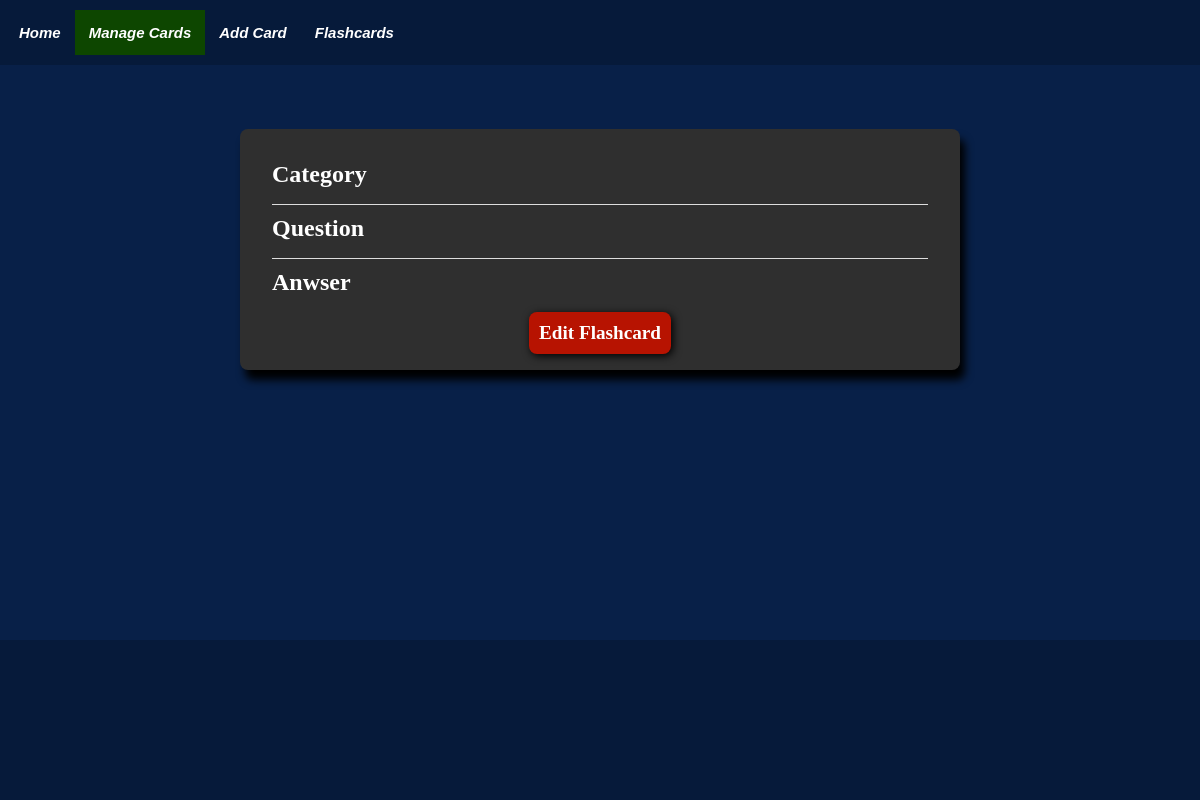
The app's page /view_flashcard/22, older data.
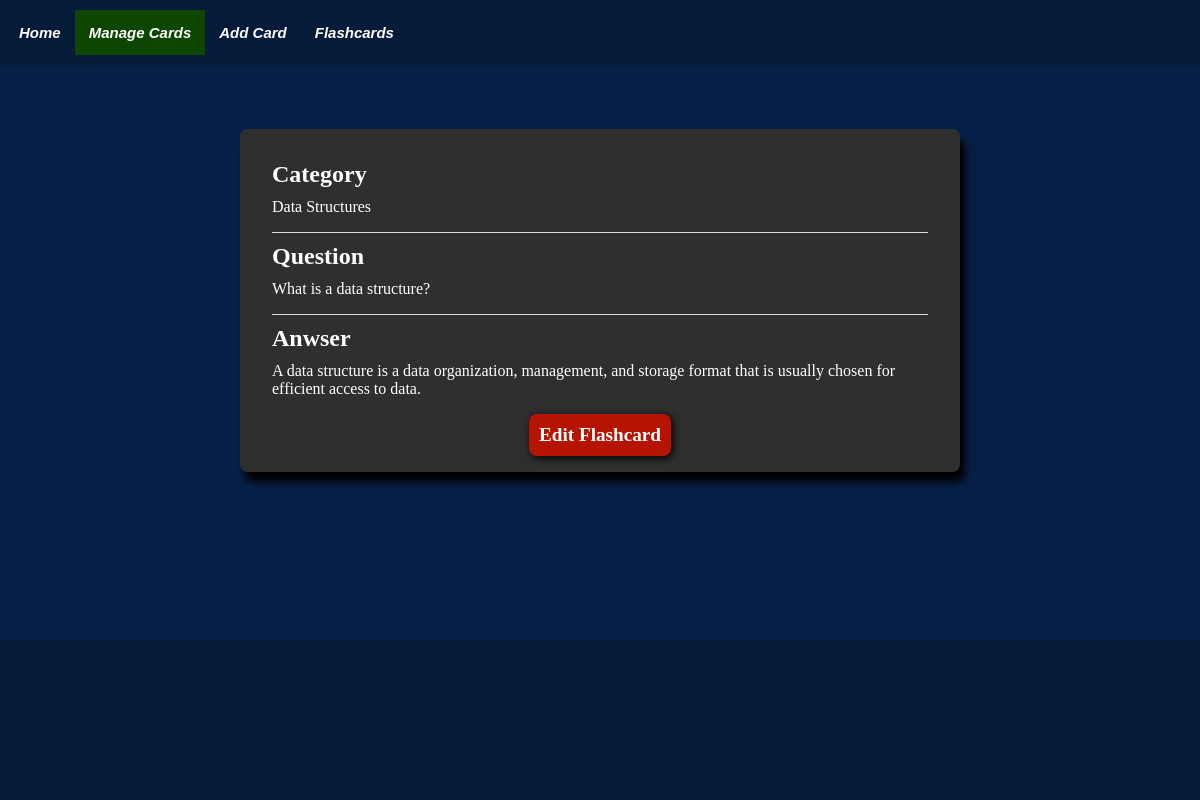
The same page, newer data.
### tables this page shows
CREATE TABLE Flashcards(
                    cid INTEGER PRIMARY KEY AUTOINCREMENT,
                    category TEXT NOT NULL,
                    question TEXT,
                    answer TEXT,
                    qid INTEGER REFERENCES Figure(fid), 
                    aid INTEGER REFERENCES Figure(fid)
            );

### app/routes.py (the view)
@app.route("/view_flashcard/<key>")
def view_flashcard_route(key):
    data = database.view_card(key=key)
    categories = database.view_allcategories()
    return render_template('view_flashcard.html', nav_id="manage-page", data=data, categories=categories)

### app/database.py (called while the page is built)
def view_allcategories():
    try:
        with sqlite3.connect(DATABASE) as conn:
            c = conn.cursor()
            LOGGER.info(f"SELECT category, COUNT(*) as count FROM Flashcards GROUP BY category")
            c.execute("SELECT category, COUNT(*) as count FROM Flashcards GROUP BY category")
            card_data = c.fetchall()
            response = {}
            for x in card_data:
                key = x[0]              # Category type
                response[key] = x[1]    # Number of question in the category
        return response
    except sqlite3.Error as e:
        LOGGER.error(f"An error occured when retrieving from the database: {e}")
        return None

### app/templates/view_flashcard.html (shortened to what this page needs)
{% extends "base.html" %}
{% block content %}
<div class="flashcard-content">
    <div class="flashcard-content-inner">
        <h2>Category</h2>
        <p>{{ data['category'] | escape }}</p>
    </div>
    <div class="flashcard-content-inner">
        <h2>Question</h2>
        <p>{{ data['question'] | escape }}</p>
    </div>
    <div class="flashcard-content-inner">
        <h2>Anwser</h2>
        <p>{{ data['answer'] | escape }}</p>
    </div>
    <a class="edit-btn view-btn" href="{{ url_for('edit_flashcard_route', key=data['key']) | escape }}">
        Edit Flashcard
    </a>
</div>
{% endblock %}

Row changes from the older to the newer data that the page shows:
added Flashcards: category "Data Structures", question "What is a data structure?", answer "A data structure is a data organization, management, and storage format that is usually chosen for efficient access to data."
